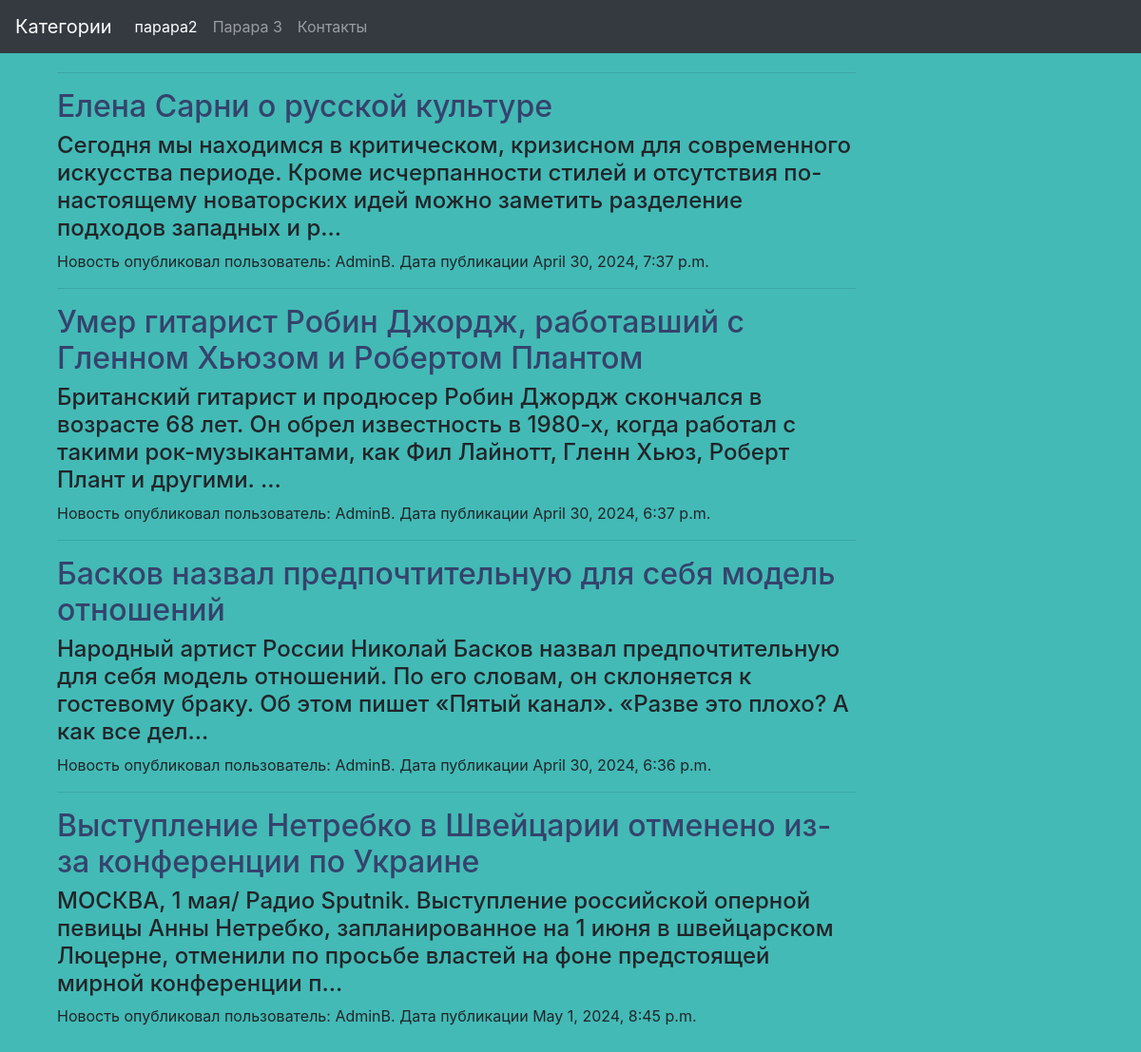
Page /category/2 on the committed database.
### blog/models.py (models this page shows, shortened)
class Posts(models.Model):
    text = models.TextField(verbose_name="Текст")
    summary = models.CharField(max_length=200, default="")
    title = models.CharField(verbose_name="Заголовок", max_length=255)
    author = models.ForeignKey(User, verbose_name="Автор", on_delete=models.CASCADE, default=User)
    update_date = models.DateTimeField(verbose_name="Дата обновления", auto_now=True)
    published = models.BooleanField(verbose_name="Публикация", default=False)
    category = models.ForeignKey(Category, verbose_name="Категории", on_delete=models.CASCADE)
    image = models.ImageField(verbose_name="Изображения", upload_to='blog/%Y/%m/%d/', height_field=300, width_field=300, null=True, blank=True)
    slug = models.SlugField(verbose_name='Слаг')
    class Meta:
        verbose_name = "Пост/Новость"
        verbose_name_plural = "Посты/Новости"

### blog/views.py (the view)
# urls.py: path('category/<int:category_id>', views.show_posts_to_category, name = 'show_posts_to_category'),
def show_posts_to_category(request, category_id):
    posts = Posts.objects.filter(category__id=category_id)
    content = {
        "posts": posts,
    }
    return render(request, 'blog/category_posts.html', content)

### blog/templates/blog/category_posts.html (shortened to what this page needs)
{% extends "base.html" %}
{% block content %}
    <div>
        {% for post in posts %}
            <hr>
            <a href="{% url 'blog:show_single_post' post.pk %}"><h2>{{ post.title }}</h2></a>
            <h4>{{post.summary}}...</h4>
            <a>Новость опубликовал пользователь: {{post.author}}. Дата публикации {{post.update_date}}  </a>
        {% endfor %}
    </div>
{% endblock content %}

### blog/templates/base.html (shortened to what this page needs)
<!DOCTYPE html>
{% load static %}
<html lang="en">
<head>
    <link rel="stylesheet" href="https://stackpath.bootstrapcdn.com/bootstrap/4.5.2/css/bootstrap.min.css">
    <link rel="stylesheet" href={% static 'blog/main.css' %}>
</head>
<nav class="navbar navbar-expand-lg navbar-dark bg-dark fixed-top">
    <a class="navbar-brand" href="{% url 'blog:show_all_categories' %}">Категории</a>
    <div class="collapse navbar-collapse" id="navbarSupportedContent">
        <ul class="navbar-nav mr-auto">
            <li class="nav-item active">
                <a class="nav-link" href="#">парара2 <span class="sr-only">(текущая)</span></a>
            </li>
            <li class="nav-item">
                <a class="nav-link" href="#">Парара 3</a>
            </li>
            <li class="nav-item">
                <a class="nav-link" href="#">Контакты</a>
            </li>
        </ul>
    </div>
</nav>
<body>
    {% block content %}
    {% endblock content %}
</body>
</html>

### static/blog/main.css (style rules this page uses)
body { background: rgba(33, 174, 169, 0.844); max-width: 80%; word-wrap: break-word; padding: 5%; }
a { color: rgb(53, 67, 108); }

### rows in the picture
Posts: title "Елена Сарни о русской культуре", summary "Сегодня мы находимся в критическом, кризисном для современного искусства периоде. Кроме исчерпанности стилей и отсутствия по-настоящему новаторских идей можно заметить разделение подходов западных и р", author "AdminB", update_date "April 30, 2024, 7:37 p.m."
Posts: title "Умер гитарист Робин Джордж, работавший с Гленном Хьюзом и Робертом Плантом", summary "Британский гитарист и продюсер Робин Джордж скончался в возрасте 68 лет. Он обрел известность в 1980-х, когда работал с такими рок-музыкантами, как Фил Лайнотт, Гленн Хьюз, Роберт Плант и другими.", author "AdminB", update_date "April 30, 2024, 6:37 p.m."
Posts: title "Басков назвал предпочтительную для себя модель отношений", summary "Народный артист России Николай Басков назвал предпочтительную для себя модель отношений. По его словам, он склоняется к гостевому браку. Об этом пишет «Пятый канал». «Разве это плохо? А как все дел", author "AdminB", update_date "April 30, 2024, 6:36 p.m."
Posts: title "Выступление Нетребко в Швейцарии отменено из-за конференции по Украине", summary "МОСКВА, 1 мая/ Радио Sputnik. Выступление российской оперной певицы Анны Нетребко, запланированное на 1 июня в швейцарском Люцерне, отменили по просьбе властей на фоне предстоящей мирной конференции п", author "AdminB", update_date "May 1, 2024, 8:45 p.m."
